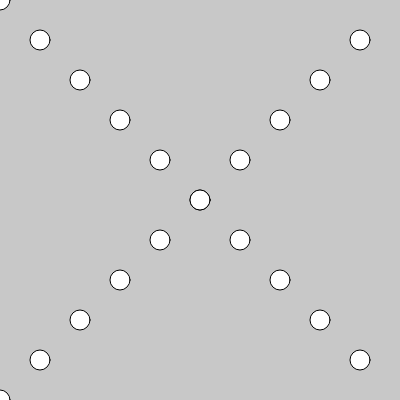
Frame 1 (no input)
Frame 60 (no input): identical to frame 1, image omitted
Frame 120 (the mouse pressed at the canvas centre since frame 60): identical to frame 1, image omitted

The p5.js sketch that drew this single still picture (run headless with seeded random() and noise() and a simulated clock; from frame 60 on, the mouse is pressed at the canvas centre):

// p5.js sketch
// ── sketch.js
// Project Title
// Your Name
// Date
//
// Extra for Experts:
// - describe what you did to take this project "above and beyond"
let a = [0,11,5,5,90,80,70,60];


function setup() {
  createCanvas(400,400);
  background(200);
  drawX();
  
    

  

  
}

function draw() {
  
  
}

function drawX(){
  for(i = 0;i<400;i+=40){
    circle(i,i,20);
    circle(i,400-i,20);
    
    

  }
}
